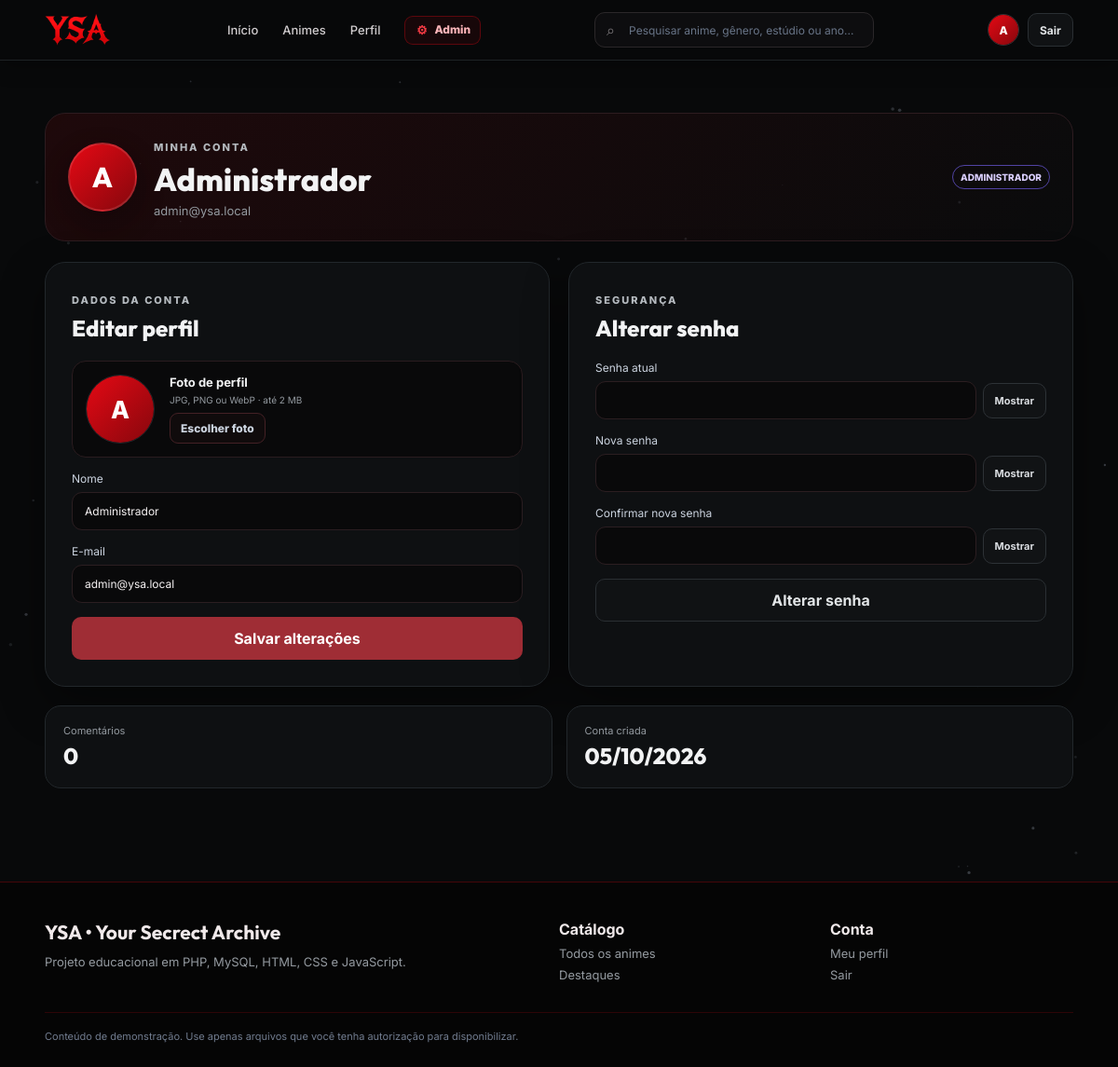
Screenshot of /pages/perfil.php (signed in) with the database file from the repository.
### tables this page shows
CREATE TABLE usuarios (
    id INT UNSIGNED AUTO_INCREMENT PRIMARY KEY,
    nome VARCHAR(80) NOT NULL,
    email VARCHAR(160) NOT NULL UNIQUE,
    senha VARCHAR(255) NOT NULL,
    senha_criptografada TEXT NULL,
    tipo ENUM('user','admin') NOT NULL DEFAULT 'user',
    criado_em DATETIME NOT NULL DEFAULT CURRENT_TIMESTAMP,
    atualizado_em DATETIME NOT NULL DEFAULT CURRENT_TIMESTAMP ON UPDATE CURRENT_TIMESTAMP,
    foto_perfil VARCHAR(500) NULL,
    INDEX idx_usuario_tipo (tipo)
);

### includes/database.php (called while the page is built, shortened)
<?php
function db(): PDO
{
    static $pdo = null;
    if ($pdo instanceof PDO) return $pdo;
    $dsn = 'mysql:host=' . DB_HOST . ';port=' . DB_PORT . ';dbname=' . DB_NAME . ';charset=' . DB_CHARSET;
    $pdo = new PDO($dsn, DB_USER, DB_PASS, [
        PDO::ATTR_ERRMODE => PDO::ERRMODE_EXCEPTION,
        PDO::ATTR_DEFAULT_FETCH_MODE => PDO::FETCH_ASSOC,
        PDO::ATTR_EMULATE_PREPARES => false,
    ]);
    return $pdo;
}

### pages/perfil.php (the view, shortened to what this page needs)
<?php
$userId = (int)current_user()['id'];
$stmt = db()->prepare('SELECT id,nome,email,senha,tipo,foto_perfil,criado_em FROM usuarios WHERE id=? LIMIT 1');
$stmt->execute([$userId]);
$profile = $stmt->fetch();
$commentCount = user_comment_count($userId);
require __DIR__.'/../includes/header.php';
$profilePhoto = trim((string)($profile['foto_perfil'] ?? ''));
?>
<main class="section container profile-page">
    <div class="profile-hero reveal">
        <div class="profile-avatar-wrap"><?= avatar_html($profilePhoto, $profile['nome'], 'profile-avatar') ?></div>
        <div>
            <span class="section-kicker">MINHA CONTA</span>
            <h1><?= e($profile['nome']) ?></h1>
            <p><?= e($profile['email']) ?></p>
        </div>
        <span class="role <?= e($profile['tipo']) ?>"><?= $profile['tipo']==='admin' ? 'ADMINISTRADOR' : 'USUÁRIO' ?></span>
    </div>
    <div class="profile-grid">
        <section class="form-card reveal">
            <span class="section-kicker">DADOS DA CONTA</span>
            <h2>Editar perfil</h2>
            <form method="post" enctype="multipart/form-data" class="form-stack">
                <div class="profile-photo-editor">
                    <div class="profile-photo-preview" id="profilePhotoPreview" aria-label="Pré-visualização da foto de perfil">
                        <?php if ($profilePhoto): ?>
                            <img class="avatar-image" src="<?= e(url($profilePhoto)) ?>" alt="Pré-visualização da foto de <?= e($profile['nome']) ?>">
                        <?php else: ?>
                            <span class="avatar-fallback profile-photo-initial" aria-hidden="true"><?= e(strtoupper(mb_substr($profile['nome'], 0, 1, 'UTF-8'))) ?></span>
                        <?php endif; ?>
                    </div>
                    <div class="profile-photo-controls">
                        <strong>Foto de perfil</strong>
                        <span>JPG, PNG ou WebP · até 2 MB</span>
                        <label class="upload-btn">Escolher foto<input type="file" name="foto_perfil" accept="image/jpeg,image/png,image/webp"></label>
                    </div>
                </div>
                <label>Nome<input type="text" name="nome" value="<?= e($profile['nome']) ?>" minlength="3" required></label>
                <label>E-mail<input type="email" name="email" value="<?= e($profile['email']) ?>" required></label>
                <button class="btn btn-primary" type="submit">Salvar alterações</button>
            </form>
        </section>
        <section class="form-card reveal">
            <span class="section-kicker">SEGURANÇA</span>
            <h2>Alterar senha</h2>
            <form method="post" class="form-stack">
                <label>Senha atual<div class="password-field"><input id="currentPassword" type="password" name="senha_atual" autocomplete="current-password"><button type="button" class="password-toggle" data-target="currentPassword">Mostrar</button></div></label>
                <label>Nova senha<div class="password-field"><input id="newPassword" type="password" name="nova_senha" minlength="8" autocomplete="new-password"><button type="button" class="password-toggle" data-target="newPassword">Mostrar</button></div></label>
                <label>Confirmar nova senha<div class="password-field"><input id="confirmPassword" type="password" name="confirm_senha" minlength="8" autocomplete="new-password"><button type="button" class="password-toggle" data-target="confirmPassword">Mostrar</button></div></label>
                <button class="btn btn-ghost" type="submit">Alterar senha</button>
            </form>
        </section>
    </div>
    <section class="profile-stats reveal">
        <div><span>Comentários</span><strong><?= $commentCount ?></strong></div>
        <div><span>Conta criada</span><strong><?= e(date('d/m/Y', strtotime((string)$profile['criado_em']))) ?></strong></div>
    </section>
</main>
<?php require __DIR__.'/../includes/footer.php'; ?>

### includes/functions.php (shortened to what this page needs)
<?php
require_once __DIR__ . '/database.php';
function e(?string $value): string { return htmlspecialchars((string)$value, ENT_QUOTES, 'UTF-8'); }
function current_user(): ?array { return $_SESSION['user'] ?? null; }
function user_comment_count(int $userId): int {
    $stmt = db()->prepare('SELECT COUNT(*) FROM comentarios WHERE usuario_id=?');
    $stmt->execute([$userId]);
    return (int)$stmt->fetchColumn();
}
function avatar_html(?string $photo, string $name, string $class = 'avatar'): string {
    $photo = trim((string)$photo);
    $initial = e(strtoupper(mb_substr($name, 0, 1, 'UTF-8')));
    return '<div class="' . e($class) . ' avatar-fallback" aria-hidden="true">' . $initial . '</div>';
}

### rows the page displays
usuarios: nome "A A", nome "Administrador", email "admin@ysa.local", nome "A", criado_em "05/10/2026"

### other values shown
$commentCount "0"
